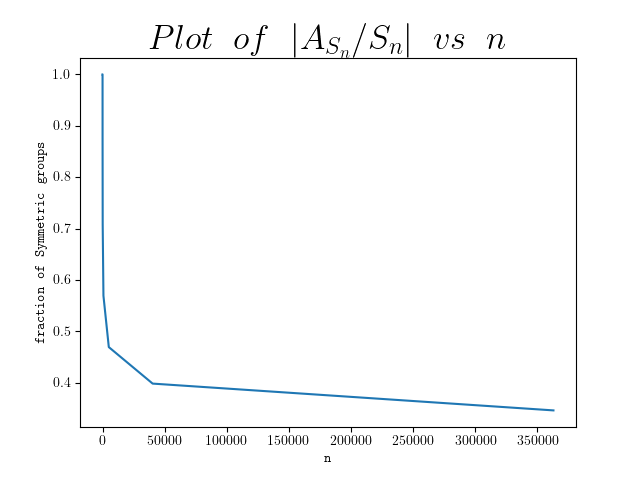

Recreate this plot in Python.
# Author: Suraj Powar. 
# Date: 04/20/2023
# Image 1 for Algebra Review Paper.

import scipy as sp
import matplotlib.pyplot as plt
import numpy as np
import sympy as smp
from scipy.integrate import quad
from scipy.integrate import cumulative_trapezoid
from scipy.special import factorial
# Increasing the resolution of the plot
plt.figure(dpi=100)

# Activating text rendering by LaTex
plt.rcParams.update({
    "text.usetex": True,
    "font.family": "monospace",
    "font.monospace": 'Computer Modern Typewriter'
})


asn_array = []
for n in range(0,10):
    t = smp.symbols('t', real = True)
    f = smp.exp(-t)* ((t**n - t)/(t - 1))
    inte = (smp.integrate(f, (t, 1, smp.oo)))
    Asn = (smp.exp(1) * inte) - n + 2
    asn_array.append(Asn)
    #print(asn_array)

fact_array = []
for i in range(0, 10):
    fact = factorial(i, exact = True)
    fact_array.append(fact)
    #print(fact_array)

final_array = []
for j in range(0,10):
    final = asn_array[j]/fact_array[j]
    final_array.append(final)


plt.plot(fact_array, final_array)
plt.xlabel('n')
plt.ylabel('fraction of Symmetric groups')
plt.title(r'$Plot \hspace{0.5cm} of \hspace{0.5cm} | A_{S_n}/ S_{n}| \hspace{0.5cm} vs \hspace{0.5cm} n $', fontsize = 25)
plt.show()
